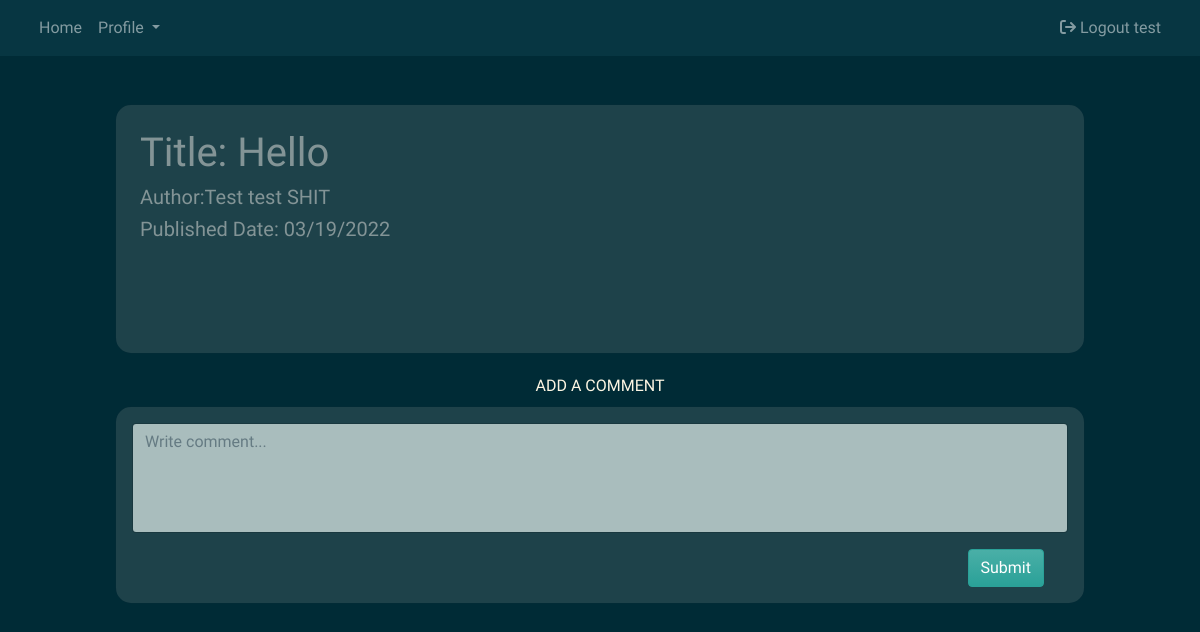
The app's page /Profile/details/13 (signed in) with its own data.
### tables this page shows
CREATE TABLE `publication` (
  `publication_id` int(20) NOT NULL,
  `profile_id` int(20) NOT NULL,
  `publication_title` varchar(50) NOT NULL,
  `publication_text` varchar(3000) NOT NULL,
  `timestamp` timestamp(6) NOT NULL DEFAULT current_timestamp(6) ON UPDATE current_timestamp(6),
  `publication_status` varchar(10) NOT NULL
);

CREATE TABLE `profile` (
  `profile_id` int(20) NOT NULL,
  `author_id` int(20) NOT NULL,
  `first_name` varchar(30) NOT NULL,
  `middle_name` varchar(30) NOT NULL,
  `last_name` varchar(30) NOT NULL
);

### app/controllers/Profile.php (called while the page is built, shortened)
<?php
class Profile extends Controller{
    public function __construct(){
        $this->profileModel = $this->model('profileModel');
    }
    public function details($publication_id) {
        $publication = $this->profileModel->getAuthorPublication($publication_id);
        $this->view('Profile/details', $publication);
    }
}
?>

### app/core/App.php (called while the page is built, shortened)
<?php
class App
{
    protected $currentMethod = 'index';
    public function __construct()
    {
        $url = $this->parseURL();
        if (file_exists('../app/controllers/' . $url[0] . '.php')) {
            unset($url[0]);
        }
        $this->currentController = new $this->currentController;
        if (isset($url[1])) {
            if (method_exists($this->currentController, $url[1])) {
                $this->currentMethod = $url[1];
                unset($url[1]);
            }
        }
        $this->params = $url ? array_values($url) : [];
        call_user_func_array([$this->currentController, $this->currentMethod], $this->params);
    }
    public function parseURL()
    {
        if (isset($_GET['url'])) {
            $url = rtrim($_GET['url'], '/');
            $url = filter_var($url, FILTER_SANITIZE_URL);
            $url = explode('/', $url);
            return $url;
        }
    }
}

### public/index.php (called while the page is built, shortened)
<?php
    $init = new App;
?>

### app/core/Model.php (called while the page is built, shortened)
<?php
class Model
{
    private $host = DB_HOST;
    private $user = DB_USER;
    private $pass = DB_PASS;
    private $dbname = DB_NAME;
    private $dbh;
    private $stmt;
    public function __construct()
    {
        $dsn = 'mysql:host=' . $this->host . ';dbname=' . $this->dbname;
        $options = array(
            PDO::ATTR_PERSISTENT => true,
            PDO::ATTR_ERRMODE => PDO::ERRMODE_EXCEPTION
        );
        try {
            $this->dbh = new PDO($dsn, $this->user, $this->pass, $options);
        } catch (PDOException $e) {
            $this->error = $e->getMessage();
            echo $this->error;
        }
    }
    public function query($sql)
    {
        $this->stmt = $this->dbh->prepare($sql);
    }
    public function bind($param, $value, $type = null)
    {
        if (is_null($type)) {
            switch (true) {
                default:
                    $type = PDO::PARAM_STR;
            }
        }
        $this->stmt->bindValue($param, $value, $type);
    }
    public function execute()
    {
        return $this->stmt->execute();
    }
    public function getSingle(){
        $this->execute();
        return $this->stmt->fetch(PDO::FETCH_OBJ);
    }
}

### app/models/profileModel.php (called while the page is built, shortened)
<?php
class profileModel
{
    public function __construct()
    {
        $this->db = new Model;
    }
    public function getAuthorPublication($publication_id)
    {
        $this->db->query(
            "SELECT publication.publication_id, publication.publication_title, publication.publication_text, publication.timestamp, publication.publication_status,
                profile.first_name, profile.middle_name, profile.last_name
                FROM publication INNER JOIN profile
                ON publication.profile_id = profile.profile_id
                WHERE publication_id = :publication_id"
        );
        $this->db->bind(':publication_id', $publication_id);
        return $this->db->getSingle();
    }
}

### app/core/helper.php (called while the page is built, shortened)
<?php
    function isLoggedIn(){
        if(isset($_SESSION['user_id'])){
          return true;
        } else {
          return false;
        }
      }
?>

### app/views/Profile/details.php (the view, shortened to what this page needs)
<?php require APPROOT . '/views/includes/header.php'; ?>
<section class="vh-100">
    <div class="py-5 h-100">
        <div class="col-12 col-md-8 col-lg-6 col-xl-10 container">
            <div class="card shadow-2-strong" style="border-radius: 1rem;">
                <div class="card-body p-4">
                    <h1> <?php echo 'Title: ' . $data->publication_title ?> </h1>
                    <h5> <?php echo 'Author:' . $data->first_name . ' ' . $data->middle_name . ' ' . $data->last_name?></h5>
                    <h5> <?php echo 'Published Date:' . date(" m/d/Y", strtotime($data->timestamp)) . '<br><br>' ?></h5>
                    <div class="card-body">
                    </div>
                </div>
            </div>
        </div>
        <?php
        if (isLoggedIn()) {
            echo '
                <div class="my-3 py-1 text-dark">
                    <div class="text-center">
                         <label class="form-label text-light" for="textAreaExample">ADD A COMMENT</label>
                    </div>
                    <div class="col-md-8 col-lg-6 col-xl-10 container">
                            <div class="card p-3 shadow-2-strong" style="border-radius: 1rem;"">
                                <div class="form-outline">
                                    <textarea class="form-control" id="textAreaExample" rows="4"  placeholder="Write comment..." style="resize: none;"></textarea>
                                </div>
                                <div class="d-flex justify-content-end mt-3 mr-4">
                                    <button type="button" class="btn btn-success">Submit</button>
                                </button>
                                </div>
                            </div>
                    </div>
                </div>';
        }
        ?>
</section>
<?php require APPROOT . '/views/includes/footer.php'; ?>

### records on screen
publication: publication_title "Hello", profile.first_name "Test", profile.middle_name "test", profile.last_name "SHIT", timestamp "03/19/2022"

### other values on screen
$_SESSION['user_username'] "test"
